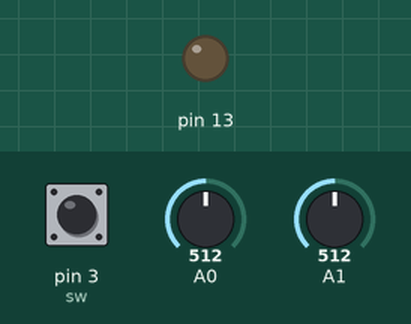
The sketch below on a simulated Arduino Uno, built with avr-gcc and run on an emulated ATmega328P. On the bench: output pins drawn as LEDs (lit = HIGH). Inputs (shaded band) come from the test bench; at power-on: pin 3 (sw) HIGH, A0 = 512, A1 = 512. What the sketch prints to the serial monitor is not drawn.

Above: at 1.2 s.
1.3 s: pin 3 (sw) pulled LOW for 0.15 s
At 1.37 s:
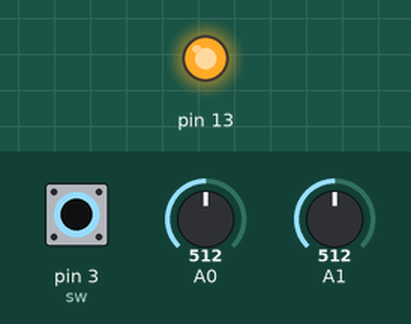
2.9 s: pin 3 (sw) pulled LOW for 3.2 s
At 6.9 s:
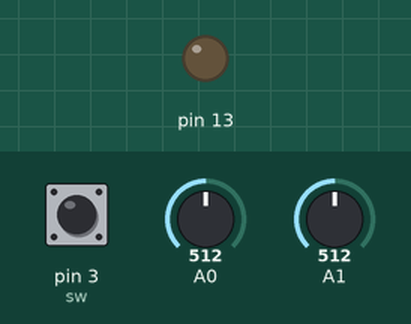
Timing chart, 0 to 8.4 s (numbered marks = the images above; inputs shaded):
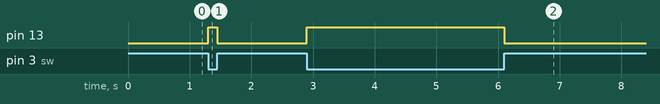

The sketch:

Test01_Joystick.ino
```cpp
int x,y,sw=3;

void setup() {
 pinMode(sw,INPUT_PULLUP);
 pinMode(13,OUTPUT);
 Serial.begin(115200);
}

void loop() {
 x = analogRead(A0);
 y = analogRead(A1);
 Serial.print(y);
 Serial.print("\t");
 Serial.println(x);
 if(digitalRead(sw)==LOW){
  digitalWrite(13,HIGH);
 }
 if(digitalRead(sw)==HIGH){
  digitalWrite(13,LOW);
 }
}
```

Measured:
- after the input at 1.3 s, pin 13: LOW → HIGH at once, → LOW 0.15 s later
- after the input at 2.9 s, pin 13: LOW → HIGH at once, → LOW 3.2 s later
